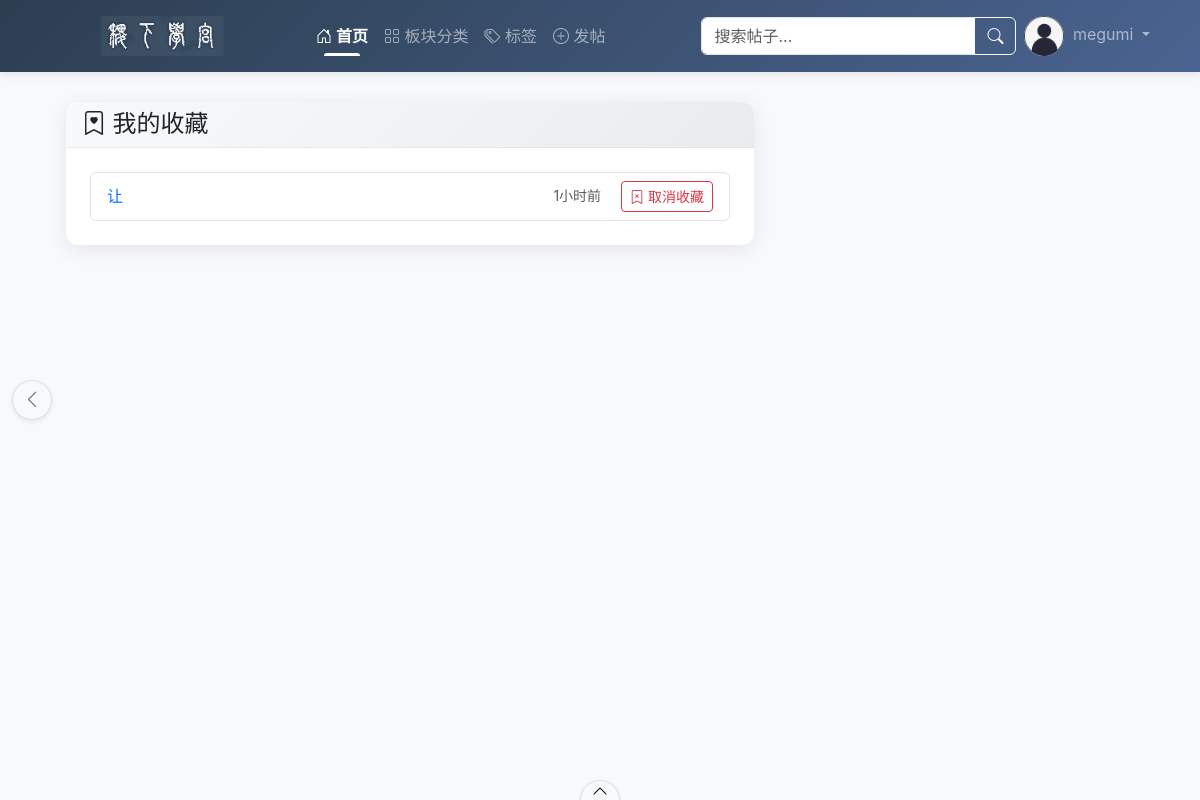
Page /user/megumi/favorites (signed in) on the committed database.
### app.py (models this page shows, shortened)
class UserModel(UserMixin, db.Model):
    id = db.Column(db.Integer, primary_key=True)
    username = db.Column(db.String(20), unique=True, nullable=False)
    email = db.Column(db.String(120), unique=True, nullable=False)
    phone = db.Column(db.String(20), nullable=True)
    password_hash = db.Column(db.String(128), nullable=False)
    avatar = db.Column(db.String(100), default='/static/images/default_avatar.jpg')
    bio = db.Column(db.Text)
    created_at = db.Column(db.DateTime, default=utc_time)
    last_seen = db.Column(db.DateTime, default=utc_time)
    histories = db.relationship('HistoryModel', backref='user', lazy='dynamic')
    post_count = db.Column(db.Integer, default=0)
    post_likes_received = db.Column(db.Integer, default=0)
    comment_likes_received = db.Column(db.Integer, default=0)
    faction = db.Column(db.String(10))  # 'pro' or 'anti'
    score = db.Column(db.Float, default=1.0)  # 用户分数，初始为1分

class UserPostInteraction(db.Model):
    id = db.Column(db.Integer, primary_key=True)
    user_id = db.Column(db.Integer, db.ForeignKey('user_model.id'), nullable=False)
    post_id = db.Column(db.Integer, db.ForeignKey('post_model.id'), nullable=False)
    liked = db.Column(db.Boolean, default=False)
    disliked = db.Column(db.Boolean, default=False)
    favorited = db.Column(db.Boolean, default=False)
    interacted_at = db.Column(db.DateTime, default=utc_time)
    user = db.relationship('UserModel', backref='post_interactions')
    post = db.relationship('PostModel', backref='user_interactions')

class PostModel(db.Model):
    id = db.Column(db.Integer, primary_key=True)
    title = db.Column(db.String(100), nullable=False)
    content = db.Column(db.Text, nullable=False)
    author_id = db.Column(db.Integer, db.ForeignKey('user_model.id'), nullable=False)
    created_at = db.Column(db.DateTime, default=utc_time)
    updated_at = db.Column(db.DateTime, default=utc_time, onupdate=utc_time)
    tags = db.Column(db.String(200))
    view_count = db.Column(db.Integer, default=0)
    image_path = db.Column(db.String(255))
    thumbnail_path = db.Column(db.String(255))
    video_path = db.Column(db.String(255))
    like_count = db.Column(db.Integer, default=0)
    dislike_count = db.Column(db.Integer, default=0)
    favorite_count = db.Column(db.Integer, default=0)
    category_id = db.Column(db.Integer, db.ForeignKey('category_model.id'))
    author = db.relationship('UserModel', backref='posts')
    comments = db.relationship('CommentModel', backref='post', lazy='dynamic')
    category = db.relationship('CategoryModel', backref='posts')

### app.py (the view)
@app.route('/user/<username>/favorites')
@login_required
def user_favorites(username):
    if current_user.username != username:
        flash('无权查看其他用户收藏')
        return redirect(url_for('user', username=username))
    favorites = UserPostInteraction.query.filter_by(
        user_id=current_user.id,
        favorited=True
    ).order_by(UserPostInteraction.interacted_at.desc()).all()
    return render_template('user/favorites.html',
                         title='我的收藏',
                         favorites=favorites)

### app.py (called while the page is built, shortened)
def utc_time():
    return datetime.now(timezone.utc)

def format_time(dt):
    if dt.tzinfo is None:
        dt = dt.replace(tzinfo=timezone.utc)
    now = utc_time()
    diff = now - dt
    if diff.days > 365:
        return f"{diff.days // 365}年前"
    elif diff.days > 30:
        return f"{diff.days // 30}个月前"
    elif diff.days > 0:
        return f"{diff.days}天前"
    elif diff.seconds > 3600:
        return f"{diff.seconds // 3600}小时前"
    elif diff.seconds > 60:
        return f"{diff.seconds // 60}分钟前"
    else:
        return "刚刚"

@login_manager.user_loader
def load_user(user_id):
    return db.session.get(UserModel, int(user_id))

@app.before_request
def before_request():
    if current_user.is_authenticated:
        current_user.last_seen = utc_time()
        db.session.commit()

def get_hot_tags_with_count(limit=10):
    one_month_ago = utc_time() - timedelta(days=30)
    hot_posts = PostModel.query.filter(PostModel.created_at >= one_month_ago).all()
    tag_counts = {}
    for post in hot_posts:
        if post.tags:
            tags = [tag.strip() for tag in post.tags.split(',')]
            for tag in tags:
                if tag:
                    tag_counts[tag] = tag_counts.get(tag, 0) + 1
    sorted_tags = sorted(tag_counts.items(), key=lambda x: x[1], reverse=True)[:limit]
    return sorted_tags

@app.context_processor
def inject_user():
    latest_posts = PostModel.query.order_by(PostModel.created_at.desc()).limit(5).all()
    hot_tags_with_count = get_hot_tags_with_count()
    return dict(
        current_user=current_user,
        naturaltime=format_time,
        latest_posts=latest_posts,
        hot_tags_with_count=hot_tags_with_count,
        hot_tags=[tag[0] for tag in hot_tags_with_count]  # 保持向后兼容
    )

### templates/user/favorites.html
{% extends "base.html" %}
{% block content %}
<div class="container-fluid px-4" style="min-height: calc(100vh - 200px);">
    <div class="row g-4">
        <div class="col-lg-12">
            <div class="card forum-card">
                <div class="card-header bg-white">
                    <h4 class="m-0"><i class="bi bi-bookmark-heart"></i> 我的收藏</h4>
                </div>
                <div class="card-body p-4">
                    {% if favorites %}
                        <div class="list-group">
                            {% for interaction in favorites %}
                            <div class="list-group-item">
                                <div class="d-flex justify-content-between align-items-center">
                                    <a href="{{ url_for('post', post_id=interaction.post.id) }}" class="text-decoration-none">
                                        {{ interaction.post.title }}
                                    </a>
                                    <div>
                                        <small class="text-muted me-3">
                                            {{ naturaltime(interaction.interacted_at) }}
                                        </small>
                                        <form action="{{ url_for('post_interaction', post_id=interaction.post.id, action='unfavorite') }}" method="POST" class="d-inline">
                                            <button type="submit" class="btn btn-sm btn-outline-danger">
                                                <i class="bi bi-bookmark-x"></i> 取消收藏
                                            </button>
                                        </form>
                                    </div>
                                </div>
                            </div>
                            {% endfor %}
                        </div>
                    {% else %}
                        <div class="text-muted text-center py-4">暂无收藏</div>
                    {% endif %}
                </div>
            </div>
        </div>
    </div>
</div>
{% endblock %}

### templates/base.html (shortened to what this page needs)
<!DOCTYPE html>
<html lang="zh-CN">
<head>
    <link href="https://cdn.jsdelivr.net/npm/bootstrap@5.3.0-alpha1/dist/css/bootstrap.min.css" rel="stylesheet">
    <link rel="stylesheet" href="https://cdn.jsdelivr.net/npm/bootstrap-icons@1.10.3/font/bootstrap-icons.css">
</head>
<body>
    <nav class="navbar navbar-expand-lg navbar-dark bg-dark sticky-top">
        <div class="container">
            <a class="navbar-brand" href="/">
                <img src="{{ url_for('static', filename='images/seal_script_logo.png') }}" alt="稷下学宫 Logo" style="height: 40px;">
            </a>
            <div class="collapse navbar-collapse" id="navbarNav">
                <ul class="navbar-nav me-auto">
                    <li class="nav-item">
                        <a class="nav-link active" href="/"><i class="bi bi-house-door"></i> 首页</a>
                    </li>
                    <li class="nav-item">
                        <a class="nav-link" href="/categories"><i class="bi bi-grid"></i> 板块分类</a>
                    </li>
                    <li class="nav-item">
                        <a class="nav-link" href="{{ url_for('tags') }}"><i class="bi bi-tags"></i> 标签</a>
                    </li>
                    {% if current_user.is_authenticated %}
                    <li class="nav-item">
                        <a class="nav-link" href="{{ url_for('new_post') }}"><i class="bi bi-plus-circle"></i> 发帖</a>
                    </li>
                    {% endif %}
                </ul>
                <form class="d-flex" action="{{ url_for('search') }}" method="GET">
                    <div class="input-group">
                        <input type="search" class="form-control" placeholder="搜索帖子..."
                               aria-label="Search" name="q" required>
                        <button class="btn btn-outline-light" type="submit">
                            <i class="bi bi-search"></i>
                        </button>
                    </div>
                </form>
                <ul class="navbar-nav">
                    {% if current_user.is_authenticated %}
                    <li class="nav-item dropdown">
                        <a class="nav-link dropdown-toggle" href="/user/{{ current_user.username }}" id="userDropdown" role="button" data-bs-toggle="dropdown">
                            <img src="{{ current_user.avatar or '/static/images/avatars/default.jpg' }}" class="user-avatar me-1">
                            {{ current_user.username }}
                        </a>
                    </li>
                    {% endif %}
                </ul>
            </div>
        </div>
    </nav>
    <div class="container main-container">
        <div class="row">
            <div class="col-lg-8" id="mainContent">
                {% block content %}{% endblock %}
            </div>
            <div class="position-fixed top-50 end-0 translate-middle-y" style="z-index: 1030; right: 0px;">
                <button class="btn btn-light shadow-sm sidebar-toggle-btn rounded-circle d-flex align-items-center justify-content-center" type="button" style="width: 40px; height: 40px; padding: 0;">
                    <i class="bi bi-chevron-left sidebar-toggle-icon"></i>
                </button>
            </div>
            <div class="col-lg-4" id="sidebarCollapse">
                        </div>
                    </div>
                </div>
    <div class="fixed-bottom text-center">
        <button class="btn btn-light shadow-sm footer-toggle-btn" type="button" data-bs-toggle="collapse" data-bs-target="#footerCollapse" aria-expanded="false" aria-controls="footerCollapse">
            <i class="bi bi-chevron-up footer-toggle-icon"></i>
        </button>
    </div>
</body>
</html>

### templates/base.html (style rules this page uses)
:root { --primary-color: #4e73df; --secondary-color: #6f42c1; --light-bg: #f8f9fc; --dark-text: #5a5c69; }
body { background-color: var(--light-bg); font-family: 'Nunito', -apple-system, BlinkMacSystemFont, 'Segoe UI', Roboto, sans-serif; display: flex; flex-direction: column; min-height: 100vh; }
.navbar-brand img { height: 40px; margin-right: 10px; }
.main-container { margin-top: 30px; margin-bottom: 30px; flex-grow: 1; }
.forum-card { border-radius: 12px; box-shadow: 0 4px 20px rgba(58, 59, 69, 0.1); margin-bottom: 25px; transition: all 0.3s ease; border: none; overflow: hidden; }
.card-header { background: linear-gradient(135deg, #f8f9fc, #e9ecef); border-bottom: 1px solid rgba(0,0,0,0.05); color: #212529; }
.user-avatar { width: 40px; height: 40px; border-radius: 50%; object-fit: cover; }
.navbar { background: linear-gradient(135deg, #2c3e50, #4a6491); box-shadow: 0 2px 10px rgba(0, 0, 0, 0.1); }
.navbar-brand img { transition: transform 0.3s; }
.nav-link { position: relative; padding: 0.5rem 1rem; transition: all 0.3s; }
.nav-link.active { font-weight: 600; }
.nav-link.active::after { content: ''; position: absolute; bottom: 0; left: 1rem; right: 1rem; height: 3px; background: white; border-radius: 3px 3px 0 0; }
.sidebar-toggle-btn { width: 40px; height: 40px; padding: 0; transition: all 0.3s ease; border: 1px solid rgba(0,0,0,0.1); background-color: #f8f9fa !important; cursor: pointer; }
.sidebar-toggle-icon { font-size: 1.2rem; transition: transform 0.3s ease; color: #6c757d; }
#sidebarCollapse { transition: all 0.3s ease; }
.footer-toggle-btn { width: 40px; height: 20px; border-radius: 20px 20px 0 0; padding: 0; margin-bottom: -1px; transition: all 0.3s ease; border: 1px solid rgba(0,0,0,0.1); border-bottom: none; background-color: #f8f9fa !important; }
.footer-toggle-icon { font-size: 1rem; transition: transform 0.3s ease; position: relative; top: -2px; }

### rows in the picture
UserModel: avatar (placeholder picture), username "megumi"
UserPostInteraction: post "让", interacted_at "1小时前"
